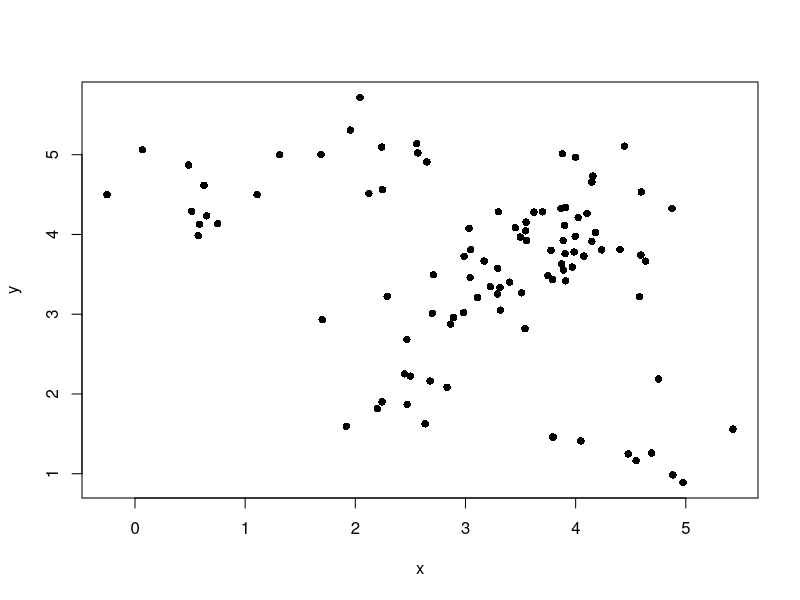
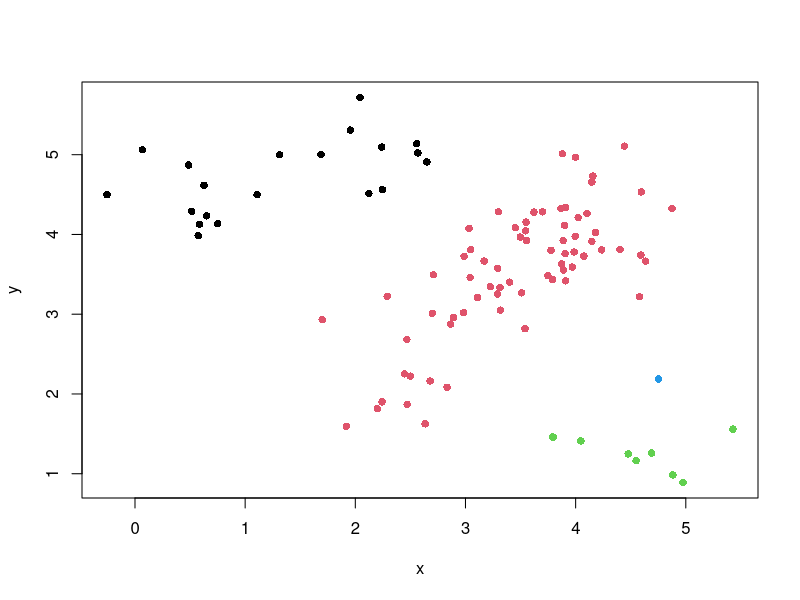
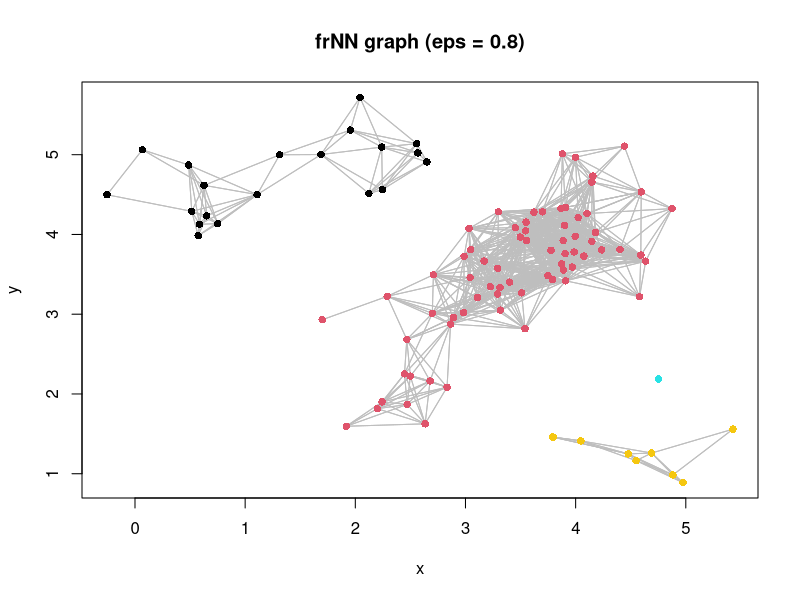
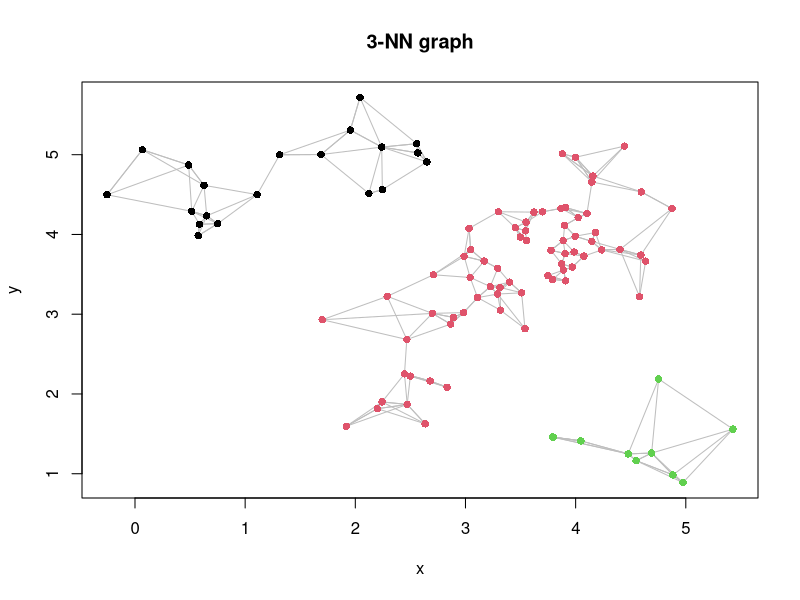
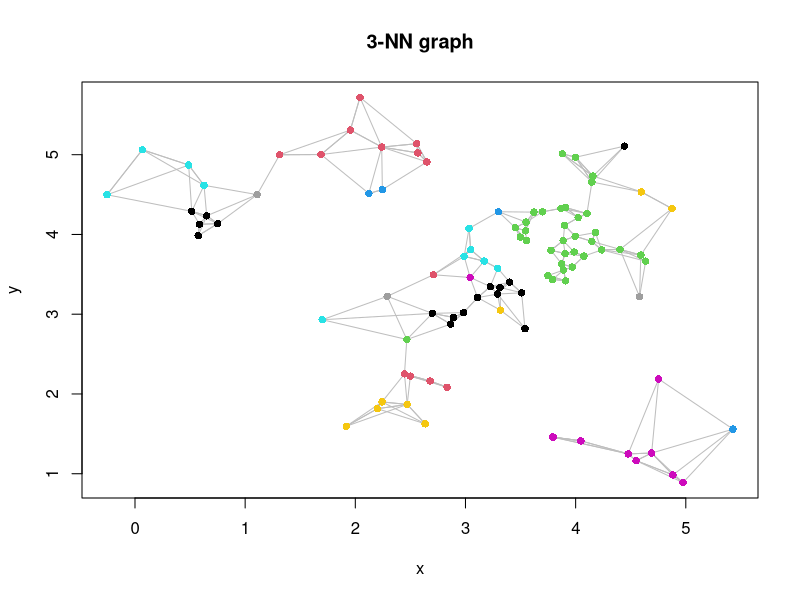
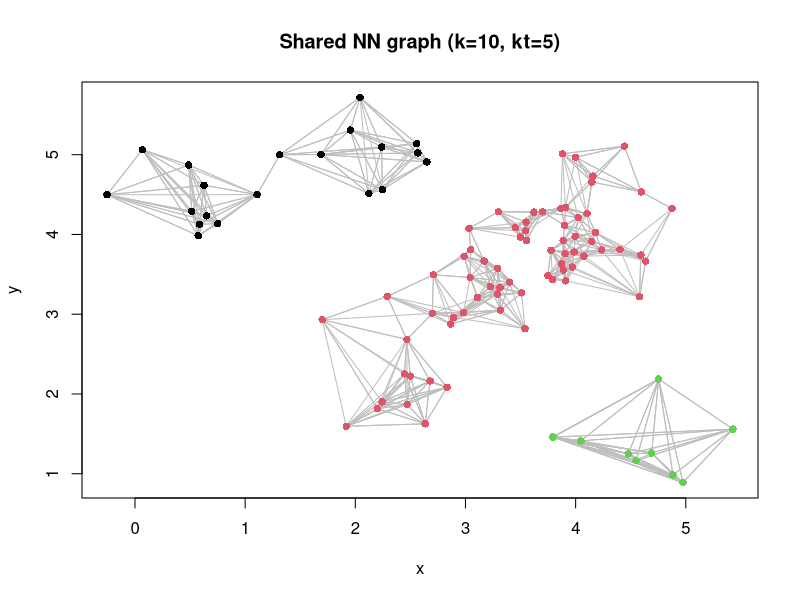

Generate these figures, in order, with R:

library('dbscan')
set.seed(665544)
n <- 100
x <- cbind(
  x=runif(10, 0, 5) + rnorm(n, sd = 0.4),
  y=runif(10, 0, 5) + rnorm(n, sd = 0.4)
)
plot(x, pch = 16)

# Connected components on a graph where each pair of points
# with a distance less or equal to eps are connected
d <- dist(x)
components <- comps(d, eps = .8)
plot(x, col = components, pch = 16)

# Connected components in a fixed radius nearest neighbor graph
# Gives the same result as the threshold on the distances above
frnn <- frNN(x, eps = .8)
components <- comps(frnn)
plot(frnn, data = x, col = components)

# Connected components on a k nearest neighbors graph
knn <- kNN(x, 3)
components <- comps(knn, mutual = FALSE)
plot(knn, data = x, col = components)

components <- comps(knn, mutual = TRUE)
plot(knn, data = x, col = components)

# Connected components in a shared nearest neighbor graph
snn <- sNN(x, k = 10, kt = 5)
components <- comps(snn)
plot(snn, data = x, col = components)
